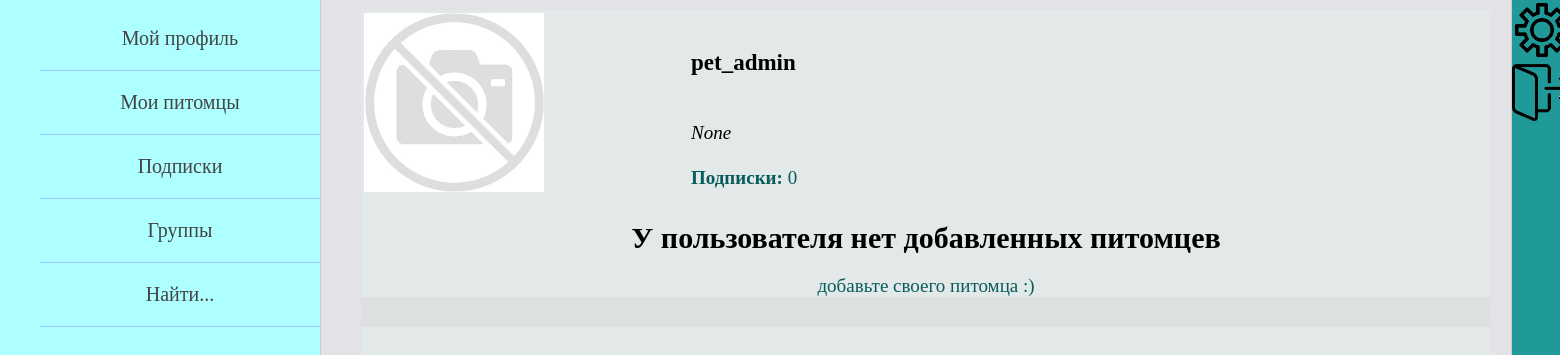
Before: /profile/1/ (signed in) with the older database file.
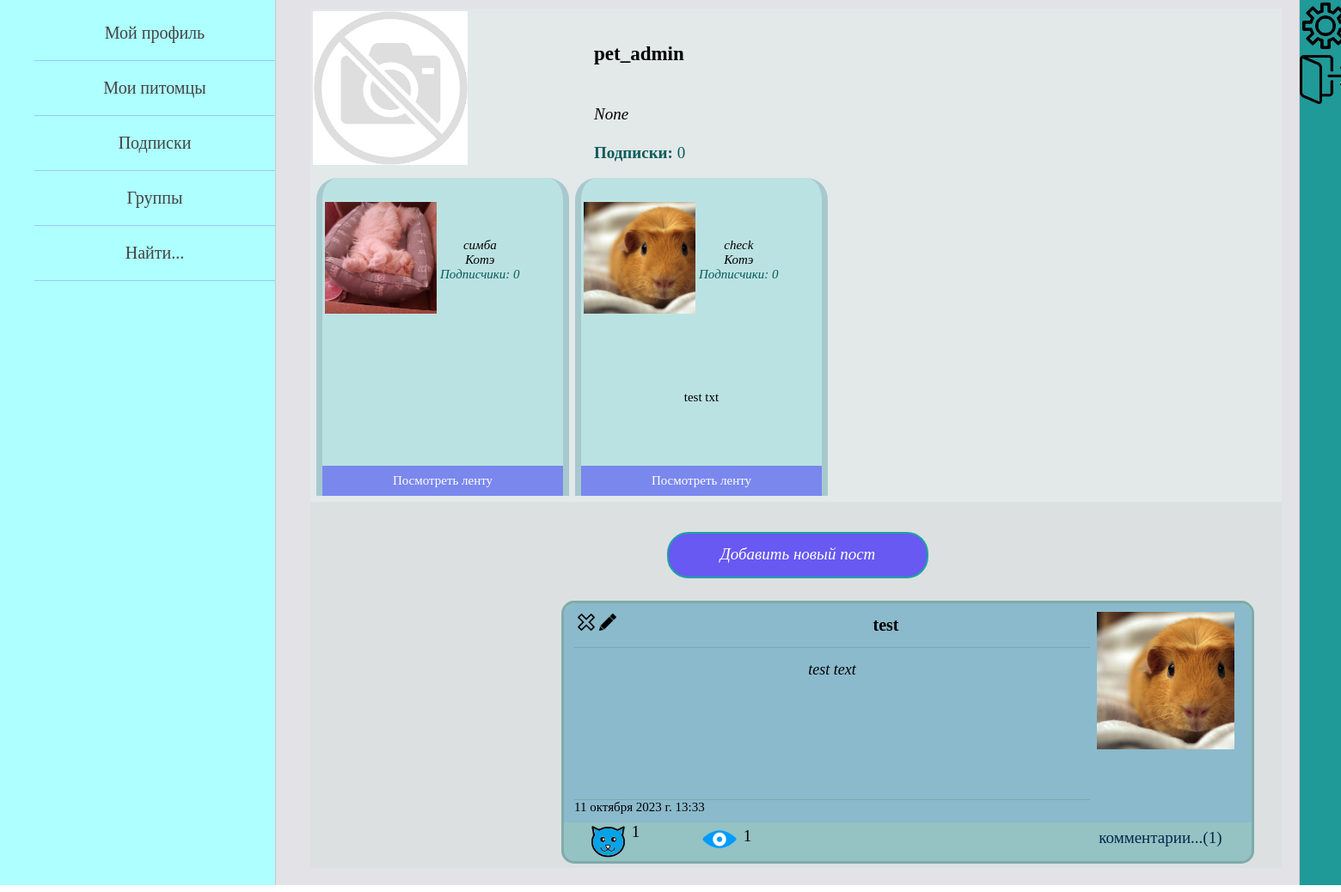
After: the same page with the newer database file.
### pet_owners/models.py (models this page shows, shortened)
class Animal(models.Model):
    GENDER = (
        ("мальчик", "мальчик"),
        ("девочка", "девочка")
    )
    name_of_animal = models.CharField(max_length=55, verbose_name='имя питомца')
    pet_owner = models.ForeignKey(settings.AUTH_USER_MODEL, on_delete=models.CASCADE, verbose_name='владелец')
    category_of_animal = models.ForeignKey(AnimalCategory, on_delete=models.PROTECT, verbose_name='вид')
    animal_breed = models.CharField(max_length=100, blank=True, verbose_name='порода питомца')
    date_of_animal_birth = models.DateField(verbose_name='дата рождения питомца', blank=True, null=True)
    sex = models.CharField(max_length=7, choices=GENDER, verbose_name='пол', null=True)
    animal_photo = models.ImageField(upload_to="animals_photos/%Y/%m/%d/", verbose_name='фото питомца')
    about_pet = models.TextField(max_length=520, verbose_name='о питомце')
    class Meta:
        verbose_name = 'Питомец'
        verbose_name_plural = 'Питомцы'

class AnimalCategory(models.Model):
    category = models.CharField(max_length=255, verbose_name='вид домашнего животного')
    def __str__(self):
        return self.category
    class Meta:
        verbose_name = 'Вид'
        verbose_name_plural = 'Виды'

### posts/models.py (models this page shows, shortened)
class Post(models.Model):
    author = models.ForeignKey(settings.AUTH_USER_MODEL, on_delete=models.CASCADE, verbose_name='автор поста')
    title = models.CharField(max_length=105, blank=True, verbose_name='заголовок')
    text_of_post = models.TextField(max_length=2000, verbose_name='текст поста')
    is_published = models.BooleanField(default=True)
    date_create = models.DateTimeField(auto_now_add=True, verbose_name='дата создания поста')
    views = models.ManyToManyField(settings.AUTH_USER_MODEL, related_name='views', verbose_name='просмотры')
    likes = models.ManyToManyField(settings.AUTH_USER_MODEL, related_name='likes', verbose_name='лайки')
    class Meta:
        verbose_name = 'Пост'
        verbose_name_plural = 'Посты'
        ordering = ['-date_create']

class PostImage(models.Model):
    img = models.ImageField(upload_to="img_of_post/%Y/%m/%d/", verbose_name='изображение')
    post = models.ForeignKey(Post, on_delete=models.CASCADE, related_name='images', verbose_name='пост')

### pet_owners/views.py (the view)
# urls.py: path('profile/<int:id>/', ProfileHome.as_view(all_animals=False),
class ProfileHome(LoginRequiredMixin, DataMixin, PostDataMixin, ListView):
    model = Owner
    template_name = 'pet_owners/profile_page.html'
    context_object_name = 'profile'
    all_animals = False
    def get_queryset(self):
        self.queryset = Owner.objects.get(pk=self.kwargs['id'])
        return self.queryset
    def get_context_data(self, *, object_list=None, **kwargs):
        context = super().get_context_data(**kwargs)
        owner = self.queryset
        animals = owner.animal_set.annotate(foll_count=Count('followers')).order_by('-foll_count')
        context['num_of_animals'] = animals.count()
        if self.all_animals:
            context['all_animals'] = True
            context['animals'] = animals
        else:
            context['all_animals'] = False
            context['animals'] = animals[:4]
        if self.request.user.id == self.kwargs['id']:
            context['title'] = "Мой профиль"
        else:
            context['title'] = f"Профиль {owner.username}"
        context.update(self.get_left_menu())
        auth_user = self.request.user
        context.update(self.get_right_menu(auth_user))
        subscriptions = owner.subscriptions.all()
        context['num_of_subs'] = subscriptions.count()
        context['user_animals_followed'] = self.get_animals_followers_of_owner(animals)
        owner_posts = OwnerPost.objects.filter(post__author=self.request.user).select_related('post')
        context['all_posts'] = [owner_post.post for owner_post in owner_posts]
        context['data_for_post'] = self.get_data_for_posts(context['all_posts'], 'owner_post')
        return context

### pet_owners/templatetags/pet_owners_tags.py (called while the page is built)
@register.simple_tag
def create_foll_list(animal_name, user_animals_followed):
    return user_animals_followed[animal_name]

### pet_owners/utils.py (called while the page is built)
    def get_left_menu(self):
        context = {}
        if self.request.user.is_authenticated:
            context['left_menu'] = [
                {'title': "Мой профиль", 'url_name': ['profile_home', self.request.user.id]},
                {'title': "Мои питомцы", 'url_name': ['all_animals_page']},
                {'title': "Подписки", 'url_name': ['owner_subscriptions', self.request.user.id]},
                {'title': "Группы", 'url_name': ['my_groups']},
                {'title': "Найти...", 'url_name': ['searching_animals']}
            ]
        else:
            context['left_menu'] = [
                {'title': "Регистрация", 'url_name': 'register'},
                {'title': "Войти", 'url_name': 'login'},
            ]
        return context

    def get_right_menu(self, auth_user=None):
        context = {}
        if auth_user is None:
            auth_user = self.request.user
        animals = Animal.objects.filter(followers__follower=auth_user)[:7]
        context['animals_for_right_menu'] = animals
        return context

### pet_owners/templates/pet_owners/profile_page.html (shortened to what this page needs)
{% extends 'pet_owners/base.html' %}
{% load pet_owners_tags %}
{% load posts_tags %}
{% block content %}
<table border=0 cellpadding="0" cellspacing="0">
<tr class="user_info">
    <td>
        <table>
        <tr>
            <td class="avatar_zone">
                {% if profile.avatar %}
                    <img src="{{profile.avatar.url}}" width=180>
                {% else %}
                    <img src="/static/pet_owners/images/no_photo.jpg" width=180>
                {% endif %}
            </td>
            <td class="about_user_zone">
                <table class="about_user">
                <tr class="username"><td><p>{{profile.username}}</p></td></tr>
                <tr class="user_bio"><td><p>{{profile.about_myself}}</p></td></tr>
                <tr class="subs_of_user"><td>
                    <a href="{% url 'owner_subscriptions' profile.pk %}">
                        <span>Подписки: </span>{{num_of_subs}}
                    </a>
                </td></tr>
                </table>
            </td>
        </tr>
        </table>
    </td>
</tr>
<tr class="animals_info">
    <td width="1350">
        {% if num_of_animals %}
            <table cellpadding="0" cellspacing="7">
            <tr>
            {% for animal in animals %}
                {% create_foll_list animal.name_of_animal user_animals_followed as foll_list %}
                <td class="animal_cell">
                    <table cellpadding="0" cellspacing="0">
                        <tr><td>
                            <table class="avatar_and_parameters"><tr>
                                <td valign="middle" class="animal_avatar">
                                    <img src="{{animal.animal_photo.url}}" width=130>
                                </td>
                                <td valign="middle">
                                    <div>{{animal.name_of_animal}}</div>
                                    <div>{{animal.category_of_animal}}</div>
                                    <div class="subs_of_user">
                                        <a href="{% url 'animal_followers' animal.pk %}">
                                            <span>Подписчики: </span>{{foll_list.count_folls}}
                                        </a>
                                    </div>
                                </td>
                            </tr></table>
                        </td></tr>
                        <tr><td class="about_animal">
                            {{animal.about_pet|truncatewords:50}}
                        </td></tr>
                        <tr><td>
                            <div class="select_button">
                                <a href="{% url 'animal_posts' animal.pk %}">Посмотреть ленту</a>
                            </div>
                        </td></tr>
                    </table>
                </td>
            {% endfor %}
            </tr>
            </table>
        {% else %}
            <div class="if_no_animals">
                <h1>У пользователя нет добавленных питомцев</h1>
                {% if request.user.id == profile.pk %}
                    <a href="{% url 'create_animal' %}">добавьте своего питомца :)</a>
                {% endif %}
            </div>
        {% endif %}
    </td>
</tr>
<tr class="news_feed">
    <td>
        {% if request.user.id == profile.pk and num_of_animals %}
            <div class="create_post_zone">
                <div class="create_post_button">
                    <a href="{% url 'create_owner_post' %}">Добавить новый пост</a>
                </div>
            </div>
        {% endif %}
        {% show_all_posts all_posts data_for_post 'owner_posts' profile.pk %}
    </td>
</tr>
</table>
{% endblock %}

### posts/templates/posts/all_posts.html
{% load posts_tags %}
<div class="all_posts">
    {% for post in posts %}
        {% get_data_for_post post.pk data_for_post as post_data %}
        <div class="post_cell">
            <div class="post_info">
                <div class="title_and_text">
                    <div class="title_block">
                        <div class="edit_delete_buttons">
                            {% if post_data.is_admin %}
                            <div class="del_but">
                                <a href="{% url 'delete_post' post.pk 'owner_post' %}">
                                <img src="/static/pet_owners/images/button_delete.png" width="20">
                                </a>
                            </div>
                            <div class="edit_but">
                                <a href="{% url 'edit_owner_post' post.pk %}">
                                <img src="/static/pet_owners/images/button_edit.png" width="20">
                                </a>
                            </div>
                            {% endif %}
                        </div>
                        <div class="post_title">
                            {{post.title}}
                        </div>
                    </div>
                    <a href="{% url 'post' post.pk 'owner_post' %}"><div class="post_text">
                        {{post.text_of_post|truncatewords:35}}
                    </div></a>
                    <div class="post_datetime">
                        {{post.date_create}}
                    </div>
                </div>
                <div class="imgs_in_post">
                    <img src="{{post_data.img.img.url}}" width=160>
                </div>
            </div>
            <div class="post_parameters">
                {% show_likes_and_views post post_data name_page_for_likes object_id %}
                <div class="post_comments">
                    <a href="{% url 'post' post.pk 'owner_post' %}">
                        комментарии...({{post_data.comments_count}})
                    </a>
                </div>
            </div>
        </div>
    {% endfor %}
</div>

### posts/templates/posts/likes_and_views_for_posts.html
<div class="post_likes">
    <div class="img_like">
    <a href="{% url 'like_for_post' post.pk name_page_for_likes object_id %}">
        {% if post_data.is_liked %}
            <img src="/static/pet_owners/images/active_like.png" width="45">
        {% else %}
            <img src="/static/pet_owners/images/like.png" width="45">
        {% endif %}
    </a>
    </div>
    <div class="like_count">{{post.likes.count}}</div>
</div>
<div class="post_views">
    <div class="img_view">
        <img src="/static/pet_owners/images/view.png" width="45">
    </div>
    <div class="view_count">{{post.views.count}}</div>
</div>

Changed rows visible on the page:
added Animal: animal_photo (picture), name_of_animal "симба", category_of_animal "Котэ", count_folls "0"
added Animal: animal_photo (picture), name_of_animal "check", category_of_animal "Котэ", count_folls "0", about_pet "test txt"
added Post: title "test", text_of_post "test text", date_create "11 октября 2023 г. 13:33", img.img (picture), likes.count "1", views.count "1", comments_count "1"
Other visible differences:
text no longer shown: "У пользователя нет добавленных питомцев добавьте своего питомца :)"
text now shown: "Добавить новый пост"
